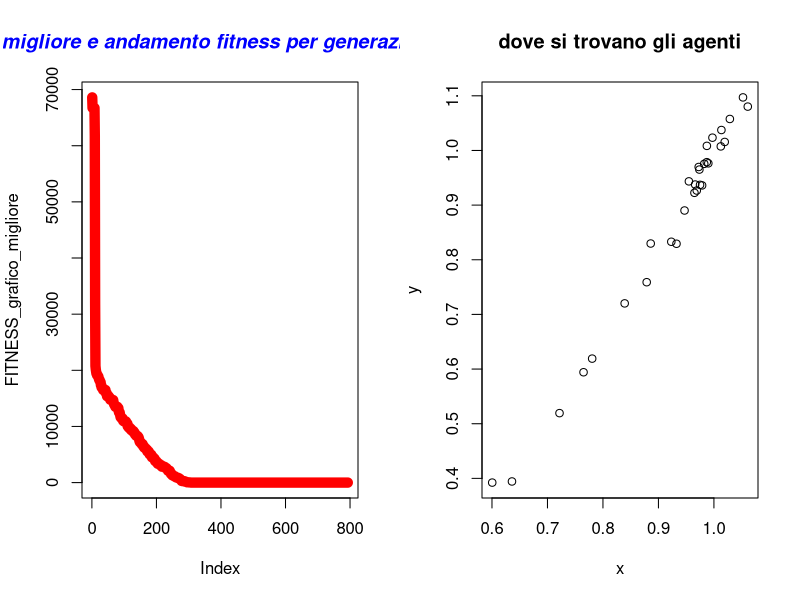

This figure's R source:
#  Author Nicola Bernabè ver 1.0 8/11/2021
# the implemented version of the BAT refers to the following Journal:  Bat Algorithm: A Novel Approach for Global Engineering Optimization
#author Xin-She Yang
#



controllo_intervallo<-function(x,y,ub,lb){
    if(x>ub[1]){
        x<-ub[1]
    }
    if(x<lb[1]){
        x<-lb[1]
    }
    if(y>ub[2]){
        y<-ub[2]
    }
    if(y<lb[2]){
        y<-lb[2]
    }

    return (c(x,y))
}


aggiornamento_posizione<-function(Sciame,MAX_DIMENSION_Sciame,j_iterazioni_particelle,f_min,f_max,ub,lb,BEST_FITNESS,r,A,min_max,FUNZIONE_COSTO){
    #message("f_min ",f_min)
    f_i<-f_min+(f_max-f_min)*runif(1,  0,1)
    
    v_x<-Sciame[3,j_iterazioni_particelle]+(Sciame[1,j_iterazioni_particelle]-BEST_FITNESS[1])*f_i
    v_y<-Sciame[4,j_iterazioni_particelle]+(Sciame[2,j_iterazioni_particelle]-BEST_FITNESS[2])*f_i
    #message(v_x," ",Sciame[3,j_iterazioni_particelle]," ",Sciame[1,j_iterazioni_particelle]," ",BEST_FITNESS[1]," ",f_i)
    x<-Sciame[1,j_iterazioni_particelle]+v_x
    y<-Sciame[2,j_iterazioni_particelle]+v_y
    x_y<-controllo_intervallo(x,y,ub,lb)
    x<-x_y[1]
    y<-x_y[2]
    rand<-runif(1,  0,1)
    if(rand>r){
        x<-BEST_FITNESS[1]+0.1*rnorm(1, mean = 0, sd = 1)
        y<-BEST_FITNESS[2]+0.1*rnorm(1, mean = 0, sd = 1)
    }
    x_y<-controllo_intervallo(x,y,ub,lb)
    x<-x_y[1]
    y<-x_y[2]
    sol<-FUNZIONE_COSTO(x_y[1],x_y[2])
    f_new<-sol
    rand<-runif(1,  0,1)
    if(min_max==-1){#minimizzo
        if(f_new<=Sciame[5,j_iterazioni_particelle]&&(rand<A)){
        Sciame[1,j_iterazioni_particelle]<-x_y[1]
        Sciame[2,j_iterazioni_particelle]<-x_y[2]
        Sciame[3,j_iterazioni_particelle]<-v_x
        Sciame[4,j_iterazioni_particelle]<-v_y
        Sciame[5,j_iterazioni_particelle]<-f_new
        
    }
        if(f_new<f_min){
            f_min<-f_new
            
        }


    }else{#massimizzo
        if(f_new>=Sciame[5,j_iterazioni_particelle]&&(rand<A)){
            Sciame[1,j_iterazioni_particelle]<-x_y[1]
            Sciame[2,j_iterazioni_particelle]<-x_y[2]
            Sciame[3,j_iterazioni_particelle]<-v_x
            Sciame[4,j_iterazioni_particelle]<-v_y
            Sciame[5,j_iterazioni_particelle]<-f_new
            
        }
        if(f_new>f_min){
            f_min<-f_new
            
        }


    }
    
    return(list(Sciame,f_min))
}

#aggiorni migliore fitness
aggiorna_fitness<-function(BEST_FITNESS,Migliore_fitness_generazione){
            BEST_FITNESS[1]<-Migliore_fitness_generazione[1]
            BEST_FITNESS[2]<-Migliore_fitness_generazione[2]
            BEST_FITNESS[3]<-Migliore_fitness_generazione[3]#vx 
            BEST_FITNESS[4]<-Migliore_fitness_generazione[4]#vy 
            BEST_FITNESS[5]<-Migliore_fitness_generazione[5]#fitess corrente
    return(BEST_FITNESS)


}

#scorro su tutti gli individui e cerco il fitneess migliore
controllo_migliore_fitness<-function(Sciame,min_max){
    BEST_FITNESS<-c(Sciame[1,1],Sciame[2,1],Sciame[3,1],Sciame[4,1],Sciame[5,1])
    for(i in 2:dim(Sciame)[2]) {
        if(BEST_FITNESS[5]>Sciame[5,i] && min_max==-1){#ricordo che la riga 8 è fitness corrente
            BEST_FITNESS[1]<-Sciame[1,i]#x 
            BEST_FITNESS[2]<-Sciame[2,i]#y 
            BEST_FITNESS[3]<-Sciame[3,i]#vx 
            BEST_FITNESS[4]<-Sciame[4,i]#vy 
            BEST_FITNESS[5]<-Sciame[5,i]#fitess corrente

        }else if(BEST_FITNESS[5]<Sciame[5,i]  && min_max==1){
            BEST_FITNESS[1]<-Sciame[1,i]#x corrente
            BEST_FITNESS[2]<-Sciame[2,i]#y corrente
            BEST_FITNESS[3]<-Sciame[3,i]#vx 
            BEST_FITNESS[4]<-Sciame[4,i]#vy 
            BEST_FITNESS[5]<-Sciame[5,i]#fitess corrente
        }
    }
    return(c(BEST_FITNESS[1],BEST_FITNESS[2],BEST_FITNESS[3],BEST_FITNESS[4],BEST_FITNESS[5]))
}


#inizializzo la matrice
inizializzazione<-function(ub, lb,MAX_UNKNOWNS,MAX_DIMENSION_Sciame,A,FUNZIONE_COSTO){
    Sciame<-matrix(1:1,nrow <- (MAX_UNKNOWNS*3)+2, ncol <- MAX_DIMENSION_Sciame)#oltre alla x e y ci aggiungo le 2 velocità, poi anche le x e y migliori della particella anche la fitness migliore della particella e quella corrente
    numero_casuale_x<-1
    numero_casuale_y <-1
    for(i in 1:dim(Sciame)[2]) {
        numero_casuale_x <- runif(1, lb[1],ub[1] )
        numero_casuale_y <- runif(1,  lb[2],ub[2])
        Sciame[1,i] <-numero_casuale_x
        Sciame[2,i] <-numero_casuale_y
        Sciame[3,i]<-0#vx
        Sciame[4,i]<-0#vy
        Sciame[5,i] <-FUNZIONE_COSTO(Sciame[1,i],Sciame[2,i])#fitness
    }
    return (Sciame)
}
media_sciame<-function(Sciame,j){
    x_y <- c()
    
    for(i in 1:dim(Sciame)[2]) {
        x_y <- c(x_y,Sciame[j,i])

    }
    return(mean(x_y))
}

aggiorno_file_individui<-function(Sciame,MAX_DIMENSION_Sciame,generazione){
                individuo<-c()
                x<-c()
                y<-c()
                fitness<-c()
                v_x<-c()
                v_y<-c()

                for(i in 1:MAX_DIMENSION_Sciame) {
                    x<-c(x,Sciame[1,i])
                    y<-c(y,Sciame[2,i])
                    fitness<-c(fitness,Sciame[5,i])
                    
                    }
            df<-data.frame(x,y,fitness)
            #nome_file<-"generazione"+generazione+".cvs"
            nome_file = paste("BAT generazione ",generazione,".txt",sep="")
            #write.csv(df, file=nome_file,sep=";",row.names=FALSE)
            write.table(df, file= nome_file,sep=";",row.names=FALSE)
            }

mainBAT<-function(ub,lb,MAX_UNKNOWNS,MAX_DIMENSION_Sciame,Generazioni,STAZIONARIETA,min_max,stampo_generazione,precisione,f_min,f_max,r,A,FUNZIONE_COSTO){
    

    
 
    Sciame<-inizializzazione(ub, lb,MAX_UNKNOWNS,MAX_DIMENSION_Sciame,A,FUNZIONE_COSTO)#inizializzo la popolazione
    BEST_FITNESS<-controllo_migliore_fitness(Sciame,min_max)
    FITNESS_grafico_migliore<-c()
    FITNESS_grafico_migliore_generazione<-c()
    #iterazioni calcolo per trovare il minimo
    indice_stazionarieta<-0#aumenta ad ogni generazione
    n_generazioni<-0

    
    for(i in 1:Generazioni){
        n_generazioni<-i
        for(j_iterazioni_particelle in 1:MAX_DIMENSION_Sciame){#muovo tutte le particelle una volta
            Sciame_lista<-aggiornamento_posizione(Sciame,MAX_DIMENSION_Sciame,j_iterazioni_particelle,f_min,f_max,ub,lb,BEST_FITNESS,r,A,min_max,FUNZIONE_COSTO)
            Sciame<-Sciame_lista[[1]]
            f_min<-Sciame_lista[[2]]


           
        }
        Migliore_fitness_generazione<-controllo_migliore_fitness(Sciame,min_max)
        #message(x_media)
        #message(Migliore_fitness_generazione[1]," ",BEST_FITNESS[1]," x ",x_media)
        #message(Migliore_fitness_generazione[1]," ",Migliore_fitness_generazione[2]," ",Migliore_fitness_generazione[3])
        if(Migliore_fitness_generazione[5]<BEST_FITNESS[5]  && min_max==-1){#minimizzo
            BEST_FITNESS<-aggiorna_fitness(BEST_FITNESS,Migliore_fitness_generazione)
            indice_stazionarieta=0#ritorno a 0 la stazionarietà
            message("migliore soluzione-> x ",BEST_FITNESS[1]," y ",BEST_FITNESS[2]," fitness ",BEST_FITNESS[5])
        }else if(Migliore_fitness_generazione[5]>BEST_FITNESS[5]  && min_max==1){#minimizzo
            BEST_FITNESS<-aggiorna_fitness(BEST_FITNESS,Migliore_fitness_generazione)
            indice_stazionarieta=0#ritorno a 0 la stazionarietà
            message("migliore soluzione-> x ",BEST_FITNESS[1]," y ",BEST_FITNESS[2]," fitness ",BEST_FITNESS[5])
        }
        FITNESS_grafico_migliore<-c(FITNESS_grafico_migliore,BEST_FITNESS[5])
        FITNESS_grafico_migliore_generazione<-c(FITNESS_grafico_migliore_generazione,Migliore_fitness_generazione[5])

        if(indice_stazionarieta>=STAZIONARIETA){
            message("troppo stazionaria ","generazione-> ",i," stazionario->",indice_stazionarieta)
            print(BEST_FITNESS)
            aggiorno_file_individui(Sciame,MAX_DIMENSION_Sciame,i)
            break
        }else{
            indice_stazionarieta=indice_stazionarieta+1
        }
        if((i%%stampo_generazione)==0){#stampo così so che sta facendo qualcosa
            message("generazione-> ",i," stazionario->",indice_stazionarieta)
            aggiorno_file_individui(Sciame,MAX_DIMENSION_Sciame,i)
            

        }
        if(BEST_FITNESS[5]<precisione && min_max==-1){
            message("finito algoritmo BAT, sono riuscito ad avere una soluzione molto buona ed è ",BEST_FITNESS[5]," alla generazione-> ",i)
            aggiorno_file_individui(Sciame,MAX_DIMENSION_Sciame,i)
            break
        }else if(BEST_FITNESS[5]>precisione && min_max==1){
            message("finito algoritmo BAT, sono riuscito ad avere una soluzione molto buona ed è ",BEST_FITNESS[5]," alla generazione-> ",i)
            aggiorno_file_individui(Sciame,MAX_DIMENSION_Sciame,i)
            break
        }
    }
    windows()
    par(mfrow=c(1,2))
    plot(FITNESS_grafico_migliore, type="l", col="red",lwd=10)
    #lines(FITNESS_grafico_migliore_generazione, type="l", col="blue",lty=5)
    title(main="migliore e andamento fitness per generazione", col.main="blue", font.main="4")
    
    x_particelle<-c()
    y_particelle<-c()
    for(x_y in 1:MAX_DIMENSION_Sciame){
        x_particelle<-c(x_particelle,Sciame[1,x_y])
        y_particelle<-c(y_particelle,Sciame[2,x_y])

    }

    plot(x_particelle, y_particelle, xlab="x",ylab="y", main="dove si trovano gli agenti") 
    BEST_FITNESS<-list(BEST_FITNESS,"BAT",n_generazioni)
    return(BEST_FITNESS)
    
 
}

#riesco a trovare la soluzione con questi intervalli 
#ub<-c(1000000000,1000000000)  # upper bound of the unknowns
#lb<-c(-1000000000,-1000000000)  #lower bound of the unknowns


#milione
#ub<-c(1000000,1000000)  # upper bound of the unknowns
#lb<-c(-1000000,-1000000)  #lower bound of the unknowns


#ub<-c(10000,10000)  # upper bound of the unknowns
#lb<-c(-10000,-10000)  #lower bound of the unknowns


ub<-c(100,100)# upper bound of the unknowns
lb<-c(-100,-100)  #lower bound of the unknowns

#ub<-c(512,512)  
#lb<-c(-512,-512)


MAX_UNKNOWNS<-2  #numero variabili
MAX_DIMENSION_Sciame<-30#dimensione popolazione
Generazioni<-1000000000
STAZIONARIETA<-10000
f_min<-0
f_max<-2#ub[1]
r<-0.95
A<-0.95#A_max#puo essere costante o decrescere
min_max<--1#-1 minimizzo,1 massimizzo
stampo_generazione<-5000
#massimizzo
#precisione<-11.999999#Parabolic Function
#precisione<-79.999#rastrigin function 
#precisione<-414.23847913128#Parabolic Function

#minimizzo
precisione<-0.001#
#precisione<--0.999999#Easom function
#precisione<-0.2925789999#Schaffer function N. 4 f(0,+-1.25313)=0.292579
#precisione<--0.999999#per funzioni con minimo negativo
#precisione<--959.6406#Eggholder function   f(512,404.2319)=-959.6407   i domini x e y   ub<-c(512,512)  lb<-c(-512,-512)


FUNZIONE_COSTO<-function(x,y){
    z<-(100*(y-(x)^2)^2)+(1-x)^2#FUNZIONE_COSTO banana  f(1,1)=0
    #z<-((1-x)^2)+100*((y-x^2))^2#Rosenbrock function constrained with a cubic and a line  sol f(1,1)=0
    #z<-(1.5-x+x*y)^2+(2.25-x+x*y^2)^2+(2.625-x+x*y^3)^2#Beale function f(3,0.5)=0
    #z<-0.26*(x^2+y^2)-0.48*x*y#Matyas function f(0,0)=0
    #z<-(sin(3*pi*x))^2+(x-1)^2*(1+sin(3*pi*y))+(y-1)^2*(1+(sin(2*pi*y))^2)#Lévi function N.13  f(1,1)=0
    #z<-0.5+((sin(x^2-y^2))^2-0.5)/(1+0.001*(x^2+y^2))^2#Schaffer function N. 2  f(0,0)=0
    #z<-2*x^2-1.05*x^4+(x^6/6)+x*y+y^2#THREE-HUMP CAMEL FUNCTION xi  [-5, 5]  f(0,0)=0
    #z<-100*sqrt(abs(y-0.01*x^2))+0.01*abs(x+10)#Bukin function N.6 f(-10,1)=0
    #z<--20*exp(-0.2*sqrt((1/2)*(x*x+y*y)))-exp(1/2*((cos(2*pi*x)+cos(2*pi*y))))+20+exp(1)#ACKLEY FUNCTION xi  [-32.768, 32.768]  f(0,0)=0


    #z<-0.5+(((cos(sin(abs(x^2-y^2))))^2 - 0.5)/((1 + 0.001*(x^2+y^2))^2))#Schaffer function N. 4 f(0,+-1.25313)=0.292579

    #con minimo negativo
    #z<--cos(x)*cos(y)*exp(-((x-pi)^2+(y-pi)^2))#Easom function f(pi,pi)=-1  mettere precisione -0.999999
    
    #z<--(y+47)*sin(sqrt(abs(x/2+(y+47))))-x*sin(sqrt(abs(x-(y+47))))#Eggholder function   f(512,404.2319)=-959.6407    
    #precisione<--959.6406999
    #ub<-c(512,512)  
    #lb<-c(-512,-512)


    #massimizzare
    #z<-12-(x^2+y^2)/100 #Parabolic Function  f(0,0)=12 non so ma il massimo è 12
    #z<-80-(20+x^2+y^2-10*(cos(2*pi*x)+cos(2*pi*y)))#rastrigin function f(0,0)=80
    #z<-275-((x^4-16*x^2+5*x*0.5)+(y^4-16*y^2+5*y*0.5)+3)#Styblinski Function f(-2.8667,-2.8667)=414.23847913
    return (z)
}




soluzione<-mainBAT(ub,lb,MAX_UNKNOWNS,MAX_DIMENSION_Sciame,Generazioni,STAZIONARIETA,min_max,stampo_generazione,precisione,f_min,f_max,r,A,FUNZIONE_COSTO)
#print(soluzione)

algoritmo<-c(soluzione[[2]][1])
x<-c(soluzione[[1]][1])
y<-c(soluzione[[1]][2])
fitness<-c(soluzione[[1]][5])
generazioni_soluzione<-c(soluzione[[3]][1])
df<-data.frame(algoritmo,x,y,fitness,generazioni_soluzione)
write.table(df, file="soluzione BAT.txt",sep=";",row.names=FALSE)